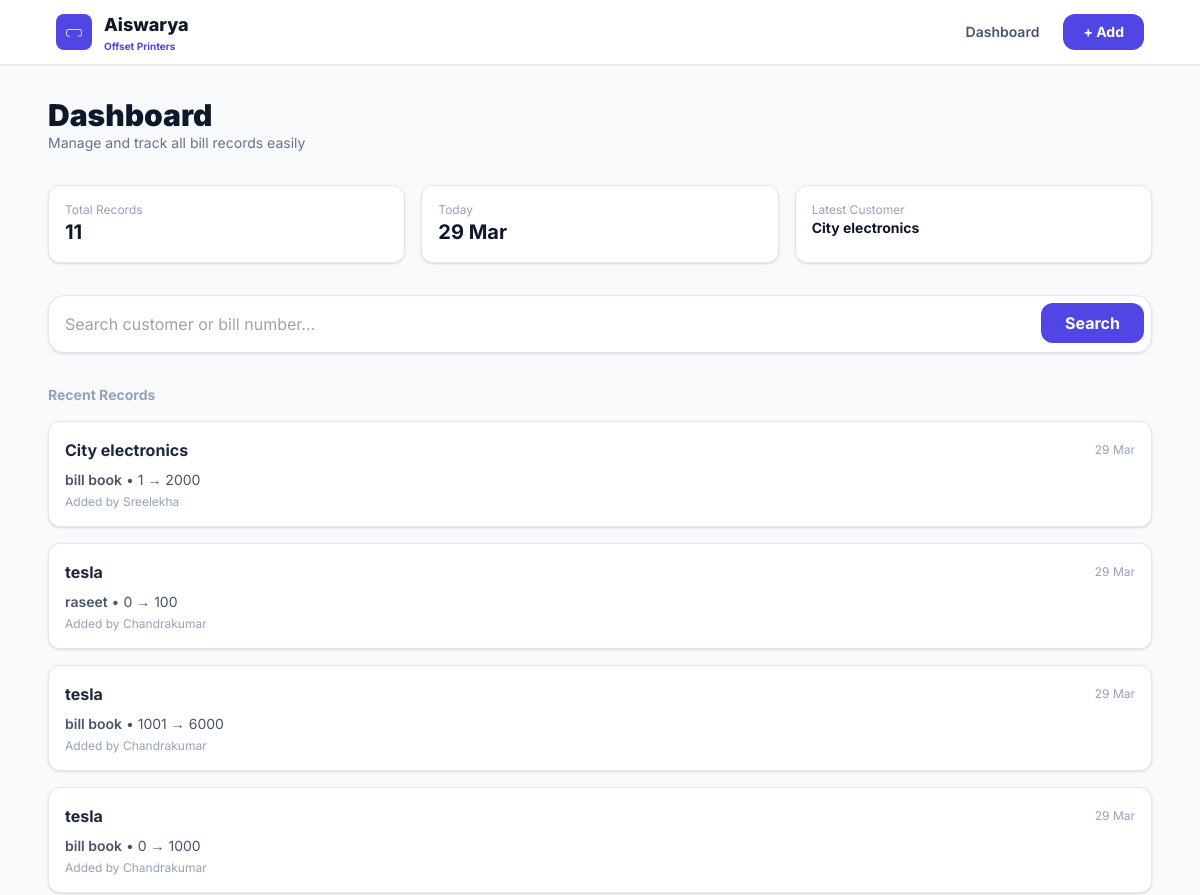
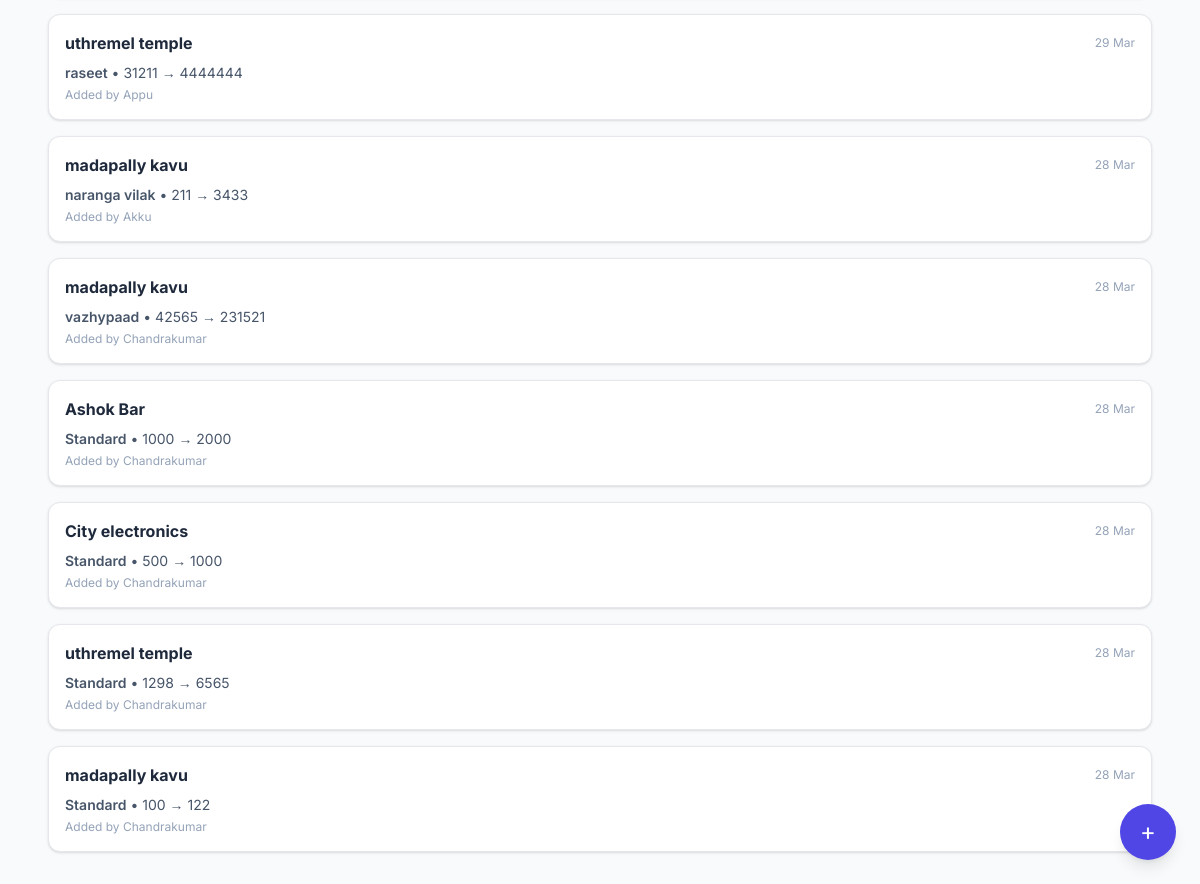
The page / on the database its author committed (2 pictures, top to bottom).
### records/models.py (models this page shows, shortened)
class BillRecord(models.Model):
    customer_name = models.CharField(max_length=255)
    bill_type = models.CharField(max_length=50, default='bill book')
    start_no = models.IntegerField()
    end_no = models.IntegerField()
    added_by = models.CharField(max_length=50, default="Admin")
    created_at = models.DateTimeField(auto_now_add=True)
    class Meta:
        ordering = ['-created_at']

### records/views.py (the view)
# urls.py: path('', views.index, name='index'),
def index(request):
    records = BillRecord.objects.all()[:20] # Show last 20 records
    return render(request, 'records/index.html', {'records': records})

### records/templates/records/index.html
{% extends 'records/base.html' %}
{% block content %}
<div class="mb-8 px-2">
    <h1 class="text-2xl sm:text-3xl font-black text-slate-900">Dashboard</h1>
    <p class="text-slate-500 text-sm">Manage and track all bill records easily</p>
</div>
<div class="grid grid-cols-2 sm:grid-cols-3 gap-4 mb-8 px-2">
    <div class="bg-white p-4 rounded-xl shadow border">
        <p class="text-xs text-slate-400">Total Records</p>
        <h2 class="text-xl font-bold">{{ records|length }}</h2>
    </div>
    <div class="bg-white p-4 rounded-xl shadow border">
        <p class="text-xs text-slate-400">Today</p>
        <h2 class="text-xl font-bold">
            {{ records.0.created_at|date:"d M" }}
        </h2>
    </div>
    <div class="bg-white p-4 rounded-xl shadow border col-span-2 sm:col-span-1">
        <p class="text-xs text-slate-400">Latest Customer</p>
        <h2 class="text-sm font-bold truncate">
            {{ records.0.customer_name }}
        </h2>
    </div>
</div>
<div class="mb-8 px-2">
    <form action="{% url 'search_records' %}" method="GET" class="relative">
        <input type="text" name="q"
            placeholder="Search customer or bill number..."
            class="w-full py-4 px-4 pr-4 sm:pr-32 rounded-2xl border shadow focus:ring-2 focus:ring-indigo-500">
        <button type="submit"
            class="mt-3 sm:mt-0 sm:absolute sm:right-2 sm:top-2 w-full sm:w-auto bg-indigo-600 text-white px-6 py-2 rounded-xl font-bold">
            Search
        </button>
    </form>
</div>
<div class="px-2">
    <h2 class="text-sm font-bold text-slate-400 mb-4">Recent Records</h2>
    <div class="space-y-4">
        {% for r in records %}
        <div onclick="window.location.href='/record/{{ r.id }}/'"
            class="bg-white p-4 rounded-xl shadow border hover:shadow-md cursor-pointer transition">
            <div class="flex justify-between items-center mb-2">
                <h3 class="font-bold text-slate-800 truncate">
                    {{ r.customer_name }}
                </h3>
                <span class="text-xs text-slate-400">
                    {{ r.created_at|date:"d M" }}
                </span>
            </div>
            <div class="text-sm text-slate-600">
                <span class="font-semibold">{{ r.bill_type }}</span>
                • {{ r.start_no }} → {{ r.end_no }}
            </div>
            <div class="text-xs text-slate-400 mt-1">
                Added by {{ r.added_by }}
            </div>
        </div>
        {% endfor %}
    </div>
</div>
<a href="/add/"
   class="fixed bottom-6 right-6 bg-indigo-600 hover:bg-indigo-700 text-white w-14 h-14 flex items-center justify-center rounded-full shadow-lg text-2xl">
   +
</a>
{% endblock %}

### records/templates/records/base.html (shortened to what this page needs)
<!DOCTYPE html>
<html lang="en">
<head>
    <script src="https://cdn.tailwindcss.com"></script>
</head>
<body class="bg-slate-50 text-slate-900 min-h-screen overflow-x-hidden">
<nav class="bg-white border-b border-slate-200 sticky top-0 z-50 shadow-sm">
    <div class="max-w-6xl mx-auto px-3 sm:px-6 lg:px-8">
        <div class="flex justify-between h-16 items-center">
            <div class="flex items-center gap-3">
                <div class="bg-indigo-600 p-2 rounded-lg">
                    <svg class="w-5 h-5 text-white" fill="none" stroke="currentColor" viewBox="0 0 24 24">
                        <path d="M17 17h2a2 2 0 002-2v-4a2 2 0 00-2-2H5a2 2 0 00-2 2v4a2 2 0 002 2h2"></path>
                    </svg>
                </div>
                <div>
                    <span class="text-lg font-extrabold">Aiswarya</span>
                    <div class="text-[10px] text-indigo-600 font-bold">Offset Printers</div>
                </div>
            </div>
            <div class="flex items-center gap-3 sm:gap-6">
                <a href="/" class="text-xs sm:text-sm font-semibold text-slate-600 hover:text-indigo-600">
                    Dashboard
                </a>
                <a href="/add/" class="bg-indigo-600 text-white px-3 sm:px-5 py-2 rounded-lg sm:rounded-xl text-xs sm:text-sm font-bold">
                    + Add
                </a>
            </div>
        </div>
    </div>
</nav>
<main class="max-w-6xl mx-auto px-3 sm:px-4 py-6 sm:py-8">
    {% block content %}{% endblock %}
</main>
</body>
</html>

### records/templates/records/base.html (style rules this page uses)
body { font-family: 'Inter', sans-serif; }

### rows shown on the page
BillRecord: created_at "29 Mar", customer_name "City electronics", bill_type "bill book", start_no "1", end_no "2000", added_by "Sreelekha"
BillRecord: customer_name "tesla", created_at "29 Mar", bill_type "raseet", start_no "0", end_no "100", added_by "Chandrakumar"
BillRecord: customer_name "tesla", created_at "29 Mar", bill_type "bill book", start_no "1001", end_no "6000", added_by "Chandrakumar"
BillRecord: customer_name "tesla", created_at "29 Mar", bill_type "bill book", start_no "0", end_no "1000", added_by "Chandrakumar"
BillRecord: customer_name "uthremel temple", created_at "29 Mar", bill_type "raseet", start_no "31211", end_no "4444444", added_by "Appu"
BillRecord: customer_name "madapally kavu", created_at "28 Mar", bill_type "naranga vilak", start_no "211", end_no "3433", added_by "Akku"
BillRecord: customer_name "madapally kavu", created_at "28 Mar", bill_type "vazhypaad", start_no "42565", end_no "231521", added_by "Chandrakumar"
BillRecord: customer_name "Ashok Bar", created_at "28 Mar", bill_type "Standard", start_no "1000", end_no "2000", added_by "Chandrakumar"
BillRecord: customer_name "City electronics", created_at "28 Mar", bill_type "Standard", start_no "500", end_no "1000", added_by "Chandrakumar"
BillRecord: customer_name "uthremel temple", created_at "28 Mar", bill_type "Standard", start_no "1298", end_no "6565", added_by "Chandrakumar"
BillRecord: customer_name "madapally kavu", created_at "28 Mar", bill_type "Standard", start_no "100", end_no "122", added_by "Chandrakumar"

### other values the page prints
{{ records|length }} "11"
